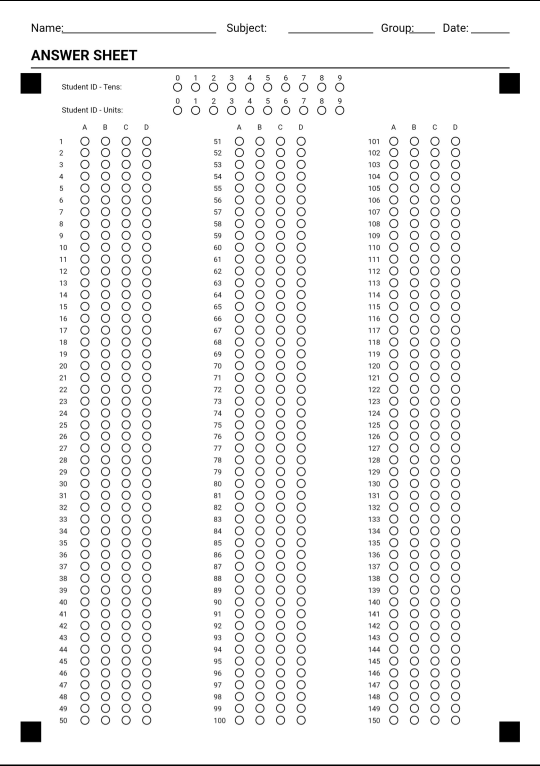
//> input picture assets/template.jpg, 1080 x 1532 px (shown at 1/2 size)
$ ./main assets/template.jpg   (built with g++ and OpenCV 4)
//> lines starting //> are read from the running program, lines starting //| are printed output that depends on the picture; after the words box and inside, x2 and y2 are one past the last pixel; in counts of white or black regions, pixels touching at a corner belong together
#include <iostream>
#include <vector>
#include <string>
#include <fstream>
#include <algorithm>
#include <cmath>
#include <iomanip>
#include <opencv2/opencv.hpp>

// ==============================================================================
// CONSTANTS DE GEOMETRIA (IDENTIQUES AL MEU CODI WEB I PYTHON)
// ==============================================================================
const int TEMPLATE_W = 1050;
const int TEMPLATE_H = 1485;
const int ROI_SIZE = 10;
const float SCALE = 5.0f;

const int X_START_ID = 330;
const int Y_DESENES = 160;
const int Y_UNITATS = 205;
const int ID_STEP_X = 35;

const int X_COLS[3][4] = {
    {150, 190, 230, 270},
    {450, 490, 530, 570},
    {750, 790, 830, 870}
};

const char OPTIONS[4] = {'A', 'B', 'C', 'D'};

// Estructura per emmagatzemar els resultats d'un examen
struct ResultatExamen {
    std::string fitxer;
    std::string idAlumne;
    int encerts = 0;
    int errors = 0;
    int meitatBlancs = 0;
    float notaFinal = 0.0f;
    std::vector<std::string> respostes;
};

// ==============================================================================
// 1. ALINEACIÓ I REDREÇAMENT D'IMATGE (PERSPECTIVE WARP)
// ==============================================================================
cv::Mat redrecarImatge(const cv::Mat& src) {
    cv::Mat gray, thresh;
    cv::cvtColor(src, gray, cv::COLOR_BGR2GRAY);
    cv::threshold(gray, thresh, 120, 255, cv::THRESH_BINARY_INV);

    std::vector<std::vector<cv::Point>> contours;
    cv::findContours(thresh, contours, cv::RETR_EXTERNAL, cv::CHAIN_APPROX_SIMPLE);

    struct Marker {
        cv::Point2f center;
        double area;
    };
    std::vector<Marker> markers;

    for (const auto& cnt : contours) {
        double area = cv::contourArea(cnt);
        if (area > 200 && area < 30000) {
            cv::Rect rect = cv::boundingRect(cnt);
            float aspect = static_cast<float>(rect.width) / rect.height;
            if (aspect >= 0.7f && aspect <= 1.3f) {
                std::vector<cv::Point> hull;
                cv::convexHull(cnt, hull);
                if ((area / cv::contourArea(hull)) > 0.8) {
                    cv::Moments M = cv::moments(cnt);
                    if (M.m00 != 0) {
                        markers.push_back({
                            cv::Point2f(static_cast<float>(M.m10 / M.m00), static_cast<float>(M.m01 / M.m00)),
                            area
                        });
                    }
                }
            }
        }
    }

    // Ordenem les marques per àrea (de més gran a més petita)
    std::sort(markers.begin(), markers.end(), [](const Marker& a, const Marker& b) {
        return a.area > b.area;
    });

    cv::Mat dst;
    if (markers.size() >= 4) {
        std::vector<Marker> topM(markers.begin(), markers.begin() + 4);

        // Sort per ordenar cantonades: Top-Left (x+y min), Bottom-Right (x+y max)
        std::sort(topM.begin(), topM.end(), [](const Marker& a, const Marker& b) {
            return (a.center.x + a.center.y) < (b.center.x + b.center.y);
        });

        cv::Point2f tl = topM[0].center;
        cv::Point2f br = topM[3].center;

        std::vector<Marker> rem = { topM[1], topM[2] };
        std::sort(rem.begin(), rem.end(), [](const Marker& a, const Marker& b) {
            return (a.center.x - a.center.y) < (b.center.x - b.center.y);
        });
        cv::Point2f bl = rem[0].center;
        cv::Point2f tr = rem[1].center;

        std::vector<cv::Point2f> srcPts = { tl, tr, bl, br };
        std::vector<cv::Point2f> dstPts = {
            cv::Point2f(60, 160),
            cv::Point2f(TEMPLATE_W - 60, 160),
            cv::Point2f(60, 1420),
            cv::Point2f(TEMPLATE_W - 60, 1420)
        };

        cv::Mat M = cv::getPerspectiveTransform(srcPts, dstPts);
        cv::warpPerspective(src, dst, M, cv::Size(TEMPLATE_W, TEMPLATE_H));
    } else {
        std::cout << "⚠️ Fites no detectades amb claredat. Redimensionant per defecte...\n";
        cv::resize(src, dst, cv::Size(TEMPLATE_W, TEMPLATE_H), 0, 0, cv::INTER_AREA);
    }

    return dst;
}

// ==============================================================================
// 2. LECTURA DE BOMBOLLES (AVALUACIÓ DE DENSITAT DE PÍXELS)
// ==============================================================================
bool esMarcaObscura(const cv::Mat& gray, float cx, float cy) {
    int halfR = ROI_SIZE / 2;
    int x1 = std::max(0, static_cast<int>(cx) - halfR);
    int y1 = std::max(0, static_cast<int>(cy) - halfR);
    int w = std::min(gray.cols - x1, ROI_SIZE);
    int h = std::min(gray.rows - y1, ROI_SIZE);

    if (w <= 0 || h <= 0) return false;

    cv::Mat roi = gray(cv::Rect(x1, y1, w, h));
    int pings = 0;

    for (int r = 0; r < roi.rows; ++r) {
        for (int c = 0; c < roi.cols; ++c) {
            if (roi.at<uchar>(r, c) < 120) {
                pings++;
            }
        }
    }
    return (static_cast<float>(pings) / (roi.rows * roi.cols)) > 0.40f;
}

std::pair<std::string, std::vector<std::string>> llegirDadesExamen(const cv::Mat& alignedImg, int maxQ) {
    cv::Mat gray;
    cv::cvtColor(alignedImg, gray, cv::COLOR_BGR2GRAY);

    // Lectura ID Alumne
    int d = -1, u = -1;
    for (int i = 0; i < 10; ++i) {
        if (esMarcaObscura(gray, X_START_ID + i * ID_STEP_X + 15, Y_DESENES + 7.5f)) d = i;
        if (esMarcaObscura(gray, X_START_ID + i * ID_STEP_X + 15, Y_UNITATS + 7.5f)) u = i;
    }

    std::string idAlumne = (d != -1 && u != -1) ? (std::to_string(d) + std::to_string(u)) : "NO LLEGIT";

    // Lectura de Preguntes
    std::vector<std::string> respostes;
    int numCols = (maxQ <= 50) ? 1 : ((maxQ <= 100) ? 2 : 3);
    int count = 0;

    for (int col = 0; col < numCols; ++col) {
        for (int i = 0; i < 50; ++i) {
            if (count >= maxQ) break;
            float cy = std::floor((53.0f + i * (225.0f / 49.0f)) * SCALE) + 7.5f;
            std::vector<char> marcades;

            for (int c = 0; c < 4; ++c) {
                float cx = X_COLS[col][c] + 15.0f;
                if (esMarcaObscura(gray, cx, cy)) {
                    marcades.push_back(OPTIONS[c]);
                }
            }

            if (marcades.size() == 1) {
                respostes.push_back(std::string(1, marcades[0]));
            } else if (marcades.size() > 1) {
                respostes.push_back("MULTIPLE");
            } else {
                respostes.push_back("");
            }
            count++;
        }
    }

    return { idAlumne, respostes };
}

// ==============================================================================
// 3. PUNT D'ENTRADA (MAIN)
// ==============================================================================
int main(int argc, char** argv) {
    std::cout << "==================================================\n";
    std::cout << "      CORRECTOR OMR AUTOMÀTIC (C++ NADIU)         \n";
    std::cout << "==================================================\n\n";

    if (argc < 3) {
        std::cout << "Ús: " << argv[0] << " <imatge_pauta.jpg> <examen1.jpg> [examen2.jpg ...]\n";
        std::cout << "\nExemple de prova ràpida:\n";
        std::cout << "Demanant dades per consola...\n\n";
    }

    std::string rutesPauta;
    std::cout << "Ruta de la Imatge Pauta (Professor): ";
    std::cin >> rutesPauta;
//> the answer given: assets/template.jpg

    int maxQ = 150;
    float penalitzacio = 0.25f;

    std::cout << "Nombre de preguntes a avaluar (1-150) [Per defecte 150]: ";
    if (!(std::cin >> maxQ)) maxQ = 150;

    std::cout << "Penalització per error [Per defecte 0.25]: ";
    if (!(std::cin >> penalitzacio)) penalitzacio = 0.25f;

    // 1. Carregar i processar Pauta
    cv::Mat pautaImg = cv::imread(rutesPauta);
//> pautaImg is the input picture: 1532 rows x 1080 cols, CV_8UC3; min 0, max 255, mean 242.8
    if (pautaImg.empty()) {
        std::cerr << "❌ Error: No s'ha pogut carregar la pauta des de " << rutesPauta << "\n";
        return -1;
    }

    cv::Mat pautaAligned = redrecarImatge(pautaImg);
//> in redrecarImatge, `cv::threshold(gray, thresh, 120, 255, cv::THRESH_BINARY_INV);`:
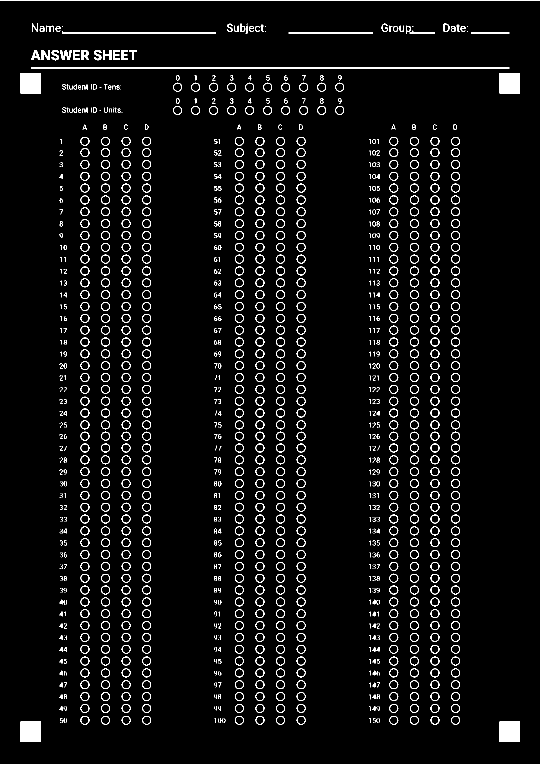
//> thresh: 1532 rows x 1080 cols, CV_8UC1 (shown at 1/2 size); 4.5% white in thin lines or dots
//> in redrecarImatge, `cv::findContours(thresh, contours, cv::RETR_EXTERNAL, cv::CHAIN_APPROX..`: contours = 1213 contours, 471 with area under 20; largest, box (x1, y1, x2, y2) and area: (0, 1529, 1080, 1532) 2158, (999, 1443, 1040, 1484) 1600, (41, 1443, 82, 1484) 1600, (999, 146, 1040, 187) 1600, (41, 146, 82, 187) 1600
//> the loop in redrecarImatge, `for (const auto& cnt : contours)` made 1213 passes
//> (area, rect, aspect) on passes 1, 4, 5, 20, 21, 22, 23, 24, 25, 26, 27, 28: (2158, Rect(0, 1529, 1080, 3), 360), (1600, Rect(999, 1443, 41, 41), 1), (1600, Rect(41, 1443, 41, 41), 1), (224, Rect(902, 1432, 18, 17), 1.06), (221, Rect(861, 1432, 18, 17), 1.06), (223, Rect(820, 1432, 18, 17), 1.06), (221, Rect(779, 1432, 18, 17), 1.06), (223, Rect(593, 1432, 18, 17), 1.06), (222.5, Rect(552, 1432, 18, 17), 1.06), (221.5, Rect(511, 1432, 18, 17), 1.06), (223, Rect(470, 1432, 18, 17), 1.06), (220, Rect(284, 1432, 18, 17), 1.06)
//> area on passes 41 to 42: 24.5, 23.5
//> after the loop in redrecarImatge, `for (const auto& cnt : contours)`: markers = 624 items
//> in redrecarImatge, `std::vector<Marker> topM(markers.begin(), markers.begin() + 4);`: topM = 4 items
//> in redrecarImatge, `cv::Point2f tl = topM[0].center;`: tl = Point(61, 166)
//> in redrecarImatge, `cv::Point2f br = topM[3].center;`: br = Point(1019, 1463)
//> in redrecarImatge, `std::vector<Marker> rem = { topM[1], topM[2] };`: rem = 2 items
//> in redrecarImatge, `cv::Point2f bl = rem[0].center;`: bl = Point(61, 1463)
//> in redrecarImatge, `cv::Point2f tr = rem[1].center;`: tr = Point(1019, 166)
//> in redrecarImatge, `std::vector<cv::Point2f> srcPts = { tl, tr, bl, br };`: srcPts = 4 Points (x, y): [61, 166], [1019, 166], [61, 1463], [1019, 1463]
//> in redrecarImatge, `cv::Mat M = cv::getPerspectiveTransform(srcPts, dstPts);`: M = [[0.971, -5.66e-18, 0.783], [1.61e-17, 0.971, -1.26], [9.4e-20, -9.41e-20, 1]]
//> in redrecarImatge, `cv::warpPerspective(src, dst, M, cv::Size(TEMPLATE_W, TEMPLATE_H));`:
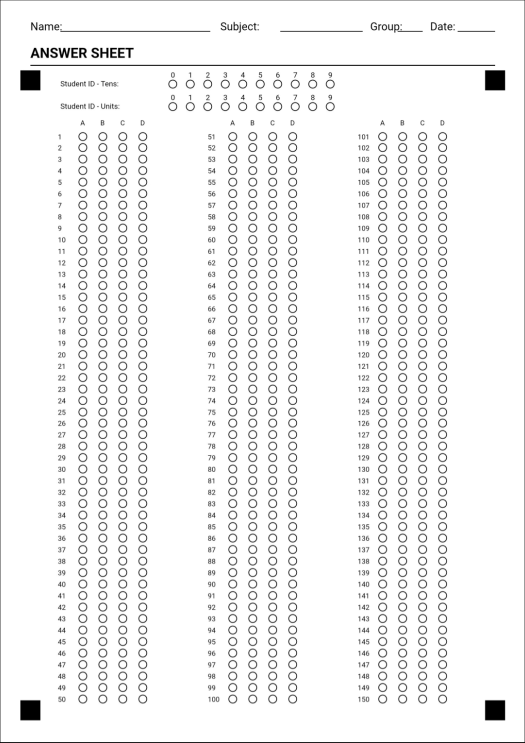
//> dst: 1485 rows x 1050 cols, CV_8UC3 (shown at 1/2 size); min 0, max 255, mean 243
    auto pautaData = llegirDadesExamen(pautaAligned, maxQ);
//> the loop in llegirDadesExamen, `for (int i = 0; i < 10; ++i)` made 10 passes
//> (x1 in esMarcaObscura, x1 in esMarcaObscura (second call)) on passes 1 to 10: (340, 340), (375, 375), (410, 410), (445, 445), (480, 480), (515, 515), (550, 550), (585, 585), (620, 620), (655, 655)
//> in llegirDadesExamen, `std::string idAlumne = (d != -1 && u != -1) ? (std::to_string(d) + std..`: idAlumne = "NO LLEGIT"
//> the loop in llegirDadesExamen, `for (int col = 0; col < numCols; ++col)` made 3 passes
//> count on passes 1 to 3: 50, 100, 150
//> after the loop in llegirDadesExamen, `for (int col = 0; col < numCols; ++col)`: respostes = 150 items; count = 150
    std::vector<std::string> pautaRespostes = pautaData.second;
//> pautaRespostes = 150 items

    std::cout << "✅ Pauta carregada correctament!\n\n";

    // 2. Demanar exàmens a processar
    std::vector<std::string> examensFiles;
    std::cout << "Introdueix les rutes dels exàmens separades per espai (o escriu 'FI' per acabar):\n";

    std::string fitxer;
    while (std::cin >> fitxer && fitxer != "FI") {
        examensFiles.push_back(fitxer);
    }

    if (examensFiles.empty()) {
        std::cout << "Cap examen per processar. Sortint...\n";
        return 0;
//> (the program exits here)
